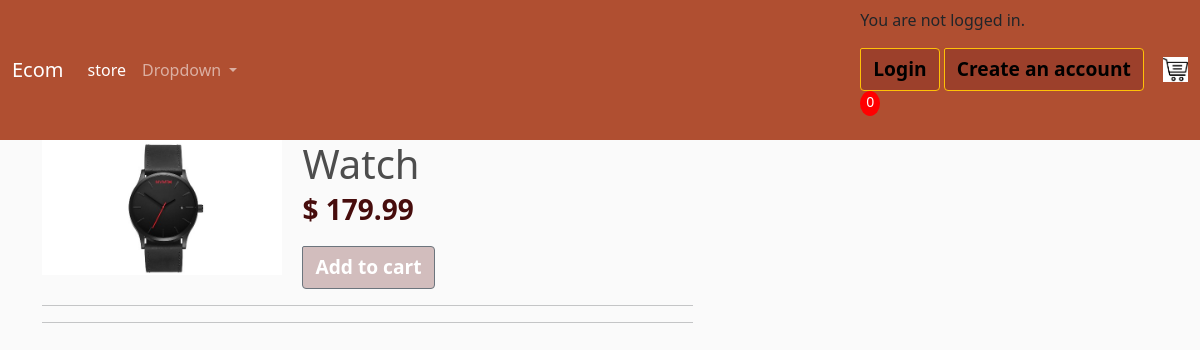
The page /product_detail/1 on the database its author committed.
### store/models.py (models this page shows, shortened)
class Product(models.Model):
    name = models.CharField(max_length=200)
    price = models.DecimalField(max_digits=7, decimal_places=2)
    description = models.TextField(blank=True)
    digital=models.BooleanField(default=False, null=True, blank=True)
    image = models.ImageField(null=True, blank=True)
    @property
    def imageURL(self):
        try:
            url = self.image.url
        except:
            url = ''
        return url

### store/views.py (the view)
# urls.py: path('product_detail/<int:id>', views.productDetail, name="product_detail"),
def productDetail(request, id):
    data = cartData(request)
    cartItems = data['cartItems']
    product = get_object_or_404(Product, id=id)
    context={'product': product, 'cartItems':cartItems}
    return render(request, 'store/product_detail.html', context)

### store/utils.py (called while the page is built, shortened)
def cookieCart(request):
    try:
        cart = json.loads(request.COOKIES['cart'])
    except:
        cart ={}
    print('cart:', cart)
    items = []
    order = {'get_cart_total':0, 'get_cart_items':0, 'shipping':False}
    cartItems = order['get_cart_items']
    print('CART: ', cart)
    return {'cartItems':cartItems, 'order':order, 'items':items}

def cartData(request):
    if request.user.is_authenticated:
        customer = request.user.customer
        order, created = Order.objects.get_or_create(customer=customer, complete=False)
        items = order.orderitem_set.all()
        cartItems = order.get_cart_items
    else:
        cookieData = cookieCart(request)
        cartItems = cookieData['cartItems']
        order = cookieData['order']
        items = cookieData['items']
    return {'cartItems':cartItems, 'order':order, 'items':items}

### store/templates/store/product_detail.html (shortened to what this page needs)
{% extends "store/main.html" %}
{% load static %}
{% block content %}
<div class="product-detail col-lg-7">
    <img src={{product.imageURL}}>
    <h1>{{ product.name }}</h1>
    <p class="price">$ {{ product.price }}</p>
    <button style= "color:white" data-product="{{product.id}}" data-action="add" class="btn btn-outline-secondary add-btn update-cart">Add to cart</button>
    <hr>
    <hr><br>
</div>
{% endblock %}

### static/css/main.css (style rules this page uses)
body { background-color: hsl(0, 0%, 98%); }
h1,h2,h3,h4,h5,h6 { color:hsl(0, 0%, 30%); }
.btn { border-radius: 2px 4px 4px 4px; border-style:double; background-color: #681c1c46; font-weight: bold; font-size: larger; }
.product-detail { text-align:justify; }
.product-detail .price { color:rgb(71, 13, 13); font-size:28px; font-weight:bold; }
.product-detail img { width:40%; float:left; padding:0 20px 20px 0; }
.product-detail h1 { margin-bottom:0; }

### rows shown on the page
Product: imageURL (picture), name "Watch", price "179.99"

### other values the page prints
{{ cartItems }} "0"
